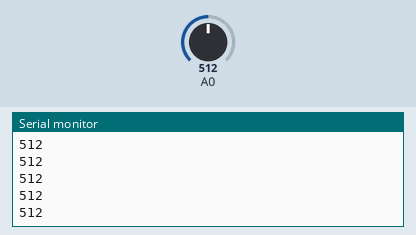
This sketch was run on a simulated Arduino Uno, built with avr-gcc and run on an emulated ATmega328P. On the bench: the last lines printed to the serial monitor. Inputs (shaded band) come from the test bench; at power-on: A0 = 512.

Above: at 1.2 s.
1.3 s: A0 set to 716
At 2.4 s:
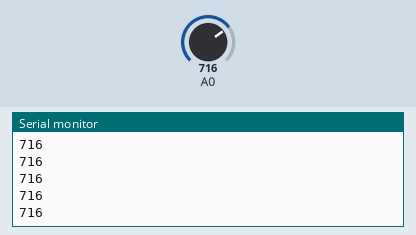
2.8 s: A0 set to 900
At 3.5 s:
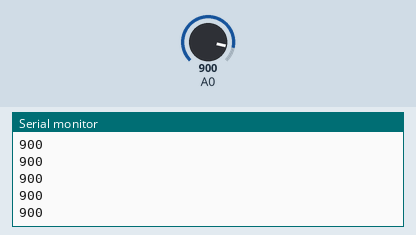
Timing chart, 0 to 5.8 s (numbered marks = the images above; inputs shaded):
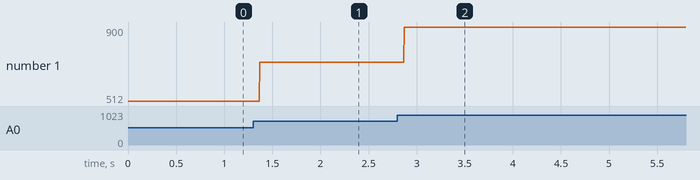

The sketch:

Temperature.ino
```cpp
int v;
int T;
void setup()
{
  // put your setup code here, to run once:
pinMode(A0,INPUT);
Serial.begin(9600);

}

void loop()
 { // put your main code here, to run repeatedly:
v=analogRead(A0);
T=v/1024.*205;
Serial.println(v);

}
```

Measured:
- after the input at 1.3 s, the serial monitor: prints a new line after 0.07 s (image 1)
- after the input at 2.8 s, the serial monitor: prints a new line after 0.07 s (image 2)
- plotted number 1: 512 → 716 after the input at 1.3 s, 716 → 900 after the input at 2.8 s
